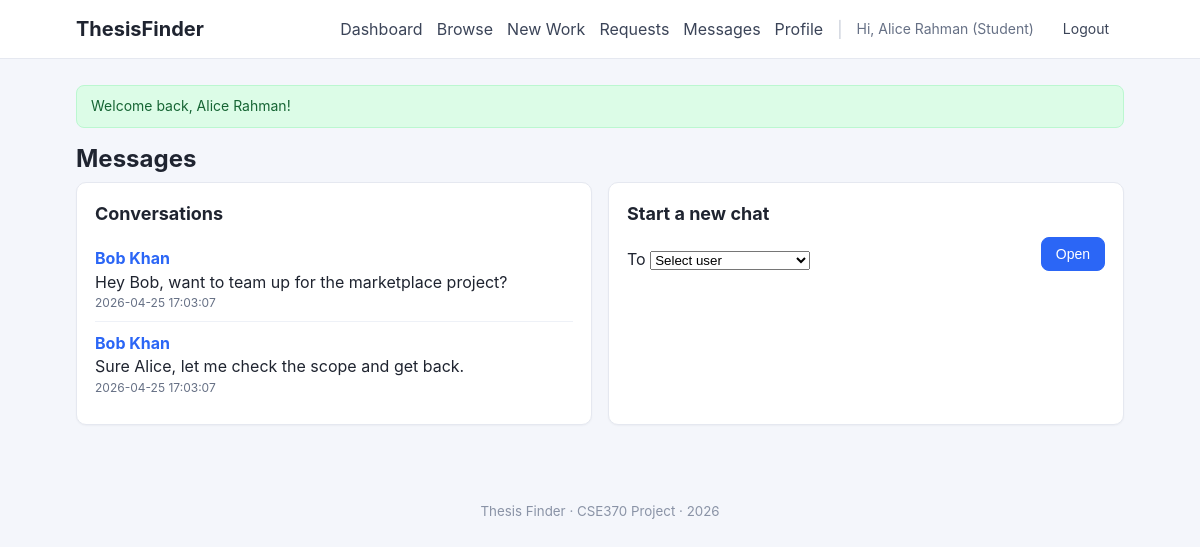
Page /messages/index.php (signed in) on the committed database.
### tables this page shows
CREATE TABLE user (
    id              INT AUTO_INCREMENT PRIMARY KEY,
    email           VARCHAR(120) NOT NULL UNIQUE,
    password        VARCHAR(255) NOT NULL,
    name            VARCHAR(120) NOT NULL,
    student_flag    TINYINT(1) NOT NULL DEFAULT 0,
    teacher_flag    TINYINT(1) NOT NULL DEFAULT 0,
    created_at      DATETIME NOT NULL DEFAULT CURRENT_TIMESTAMP
);

### includes/auth.php (called while the page is built, shortened)
<?php
function url(string $path): string {
    return BASE_URL . $path;
}
function current_user_id(): ?int {
    return $_SESSION['user_id'] ?? null;
}
function h(?string $s): string {
    return htmlspecialchars((string)$s, ENT_QUOTES | ENT_SUBSTITUTE, 'UTF-8');
}

### messages/index.php (the view, shortened to what this page needs)
<?php
require_once __DIR__ . '/../config/db.php';
require_once __DIR__ . '/../includes/auth.php';
$uid = current_user_id();
$sql = "
    SELECT u.id AS other_id, u.name AS other_name, m2.body, m2.sent_at
    FROM (
        SELECT
            CASE WHEN sender_id = ? THEN receiver_id ELSE sender_id END AS other_id,
            MAX(sent_at) AS latest
        FROM message
        WHERE sender_id = ? OR receiver_id = ?
        GROUP BY other_id
    ) t
    JOIN user u ON u.id = t.other_id
    JOIN message m2 ON m2.sent_at = t.latest
      AND ((m2.sender_id = ? AND m2.receiver_id = t.other_id) OR (m2.receiver_id = ? AND m2.sender_id = t.other_id))
    ORDER BY m2.sent_at DESC
";
$st = $conn->prepare($sql);
$st->bind_param('iiiii', $uid, $uid, $uid, $uid, $uid);
$st->execute();
$convos = $st->get_result()->fetch_all(MYSQLI_ASSOC);
require __DIR__ . '/../includes/header.php';
?>
<h1>Messages</h1>
<div class="grid-2">
    <section class="card">
        <h2>Conversations</h2>
        <?php if (!$convos): ?>
            <p class="muted">No conversations yet.</p>
        <?php else: ?>
            <ul class="list">
                <?php foreach ($convos as $c): ?>
                    <li>
                        <a href="<?= url('/messages/thread.php') ?>?with=<?= (int)$c['other_id'] ?>"><strong><?= h($c['other_name']) ?></strong></a>
                        <div><?= h(mb_strimwidth($c['body'], 0, 120, '...')) ?></div>
                        <div class="muted small"><?= h($c['sent_at']) ?></div>
                    </li>
                <?php endforeach; ?>
            </ul>
        <?php endif; ?>
    </section>
    <section class="card">
        <h2>Start a new chat</h2>
        <form method="get" action="<?= url('/messages/thread.php') ?>" class="form-row">
            <label>To
                <select name="with" required>
                    <option value="">Select user</option>
                </select>
            </label>
            <button class="btn btn-primary" type="submit">Open</button>
        </form>
    </section>
</div>
<?php require __DIR__ . '/../includes/footer.php'; ?>

### assets/css/style.css (style rules this page uses)
* { box-sizing: border-box; }
html, body { margin: 0; padding: 0; }
body { font-family: -apple-system, BlinkMacSystemFont, "Segoe UI", Roboto, Helvetica, Arial, sans-serif; background: #f4f6fb; color: #1f2430; line-height: 1.45; }
a { color: #2b66f6; text-decoration: none; }
.card { background: #fff; border: 1px solid #e5e8f0; border-radius: 10px; padding: 18px; margin-bottom: 18px; box-shadow: 0 1px 2px rgba(15,23,42,.04); }
h1 { font-size: 24px; margin: 14px 0 6px; }
h2 { font-size: 18px; margin: 0 0 10px; }
.btn { display: inline-block; padding: 8px 14px; border: 1px solid #d0d5dd; background: #fff; color: #1f2430; border-radius: 8px; cursor: pointer; font-size: 14px; text-decoration: none; transition: background .15s, border-color .15s; }
.btn-primary { background: #2b66f6; border-color: #2b66f6; color: #fff; }
.form-row { display: flex; flex-wrap: wrap; gap: 12px; align-items: end; }
.form-row label { flex: 1 1 220px; margin-bottom: 0; }
.list { list-style: none; margin: 0; padding: 0; }
.list > li { padding: 10px 0; border-bottom: 1px solid #eef1f7; }
.list > li:last-child { border-bottom: none; }
.muted { color: #667085; }
.small { font-size: 12px; }
.grid-2 { display: grid; grid-template-columns: repeat(auto-fit, minmax(320px, 1fr)); gap: 16px; }

### rows in the picture
user: name "Bob Khan", body "Hey Bob, want to team up for the marketplace project?", sent_at "2026-04-25 17:03:07", body "Sure Alice, let me check the scope and get back."

### other values in the picture
current_user_name() "Alice Rahman"
$succ "Welcome back, Alice Rahman!"
